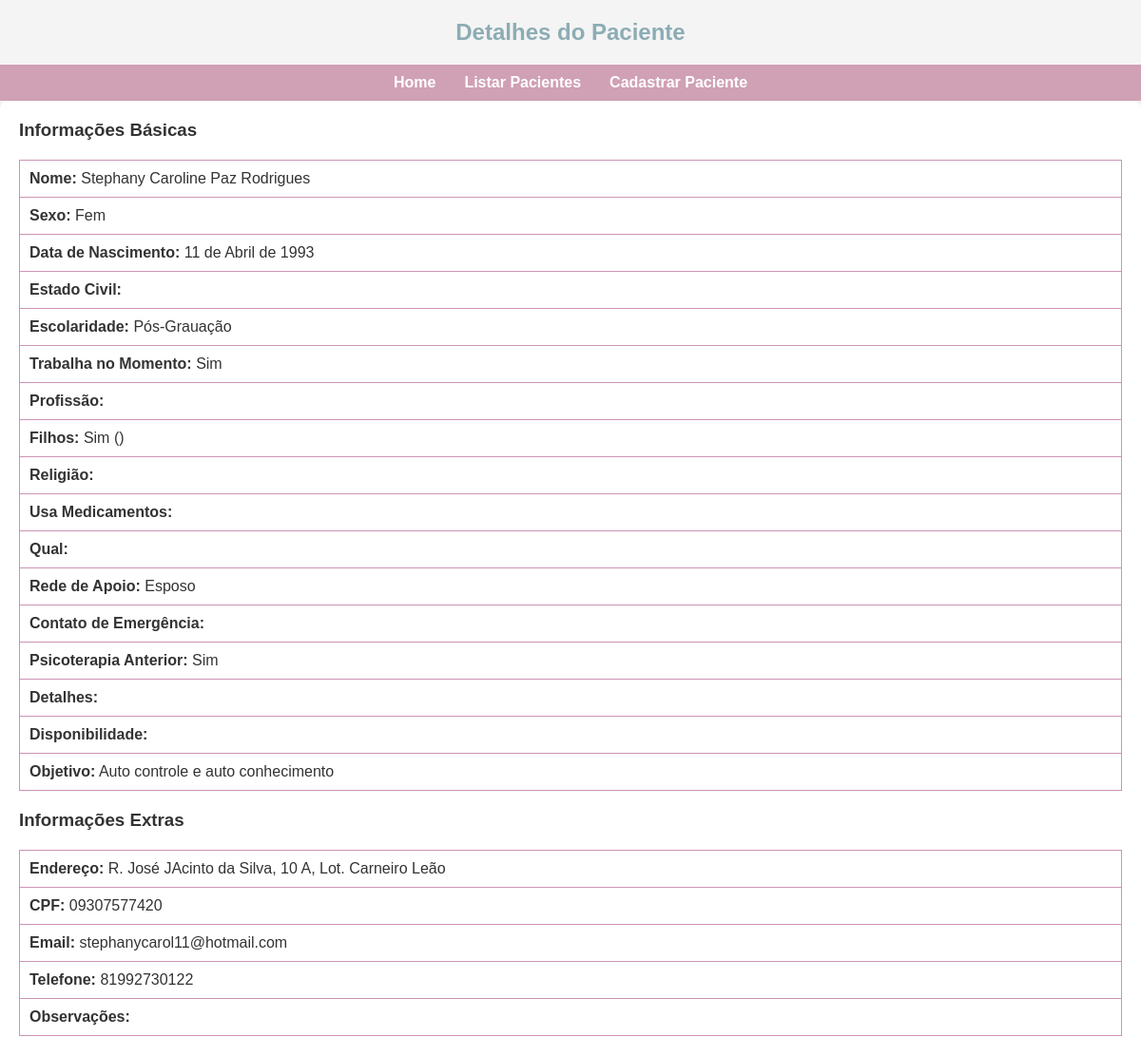
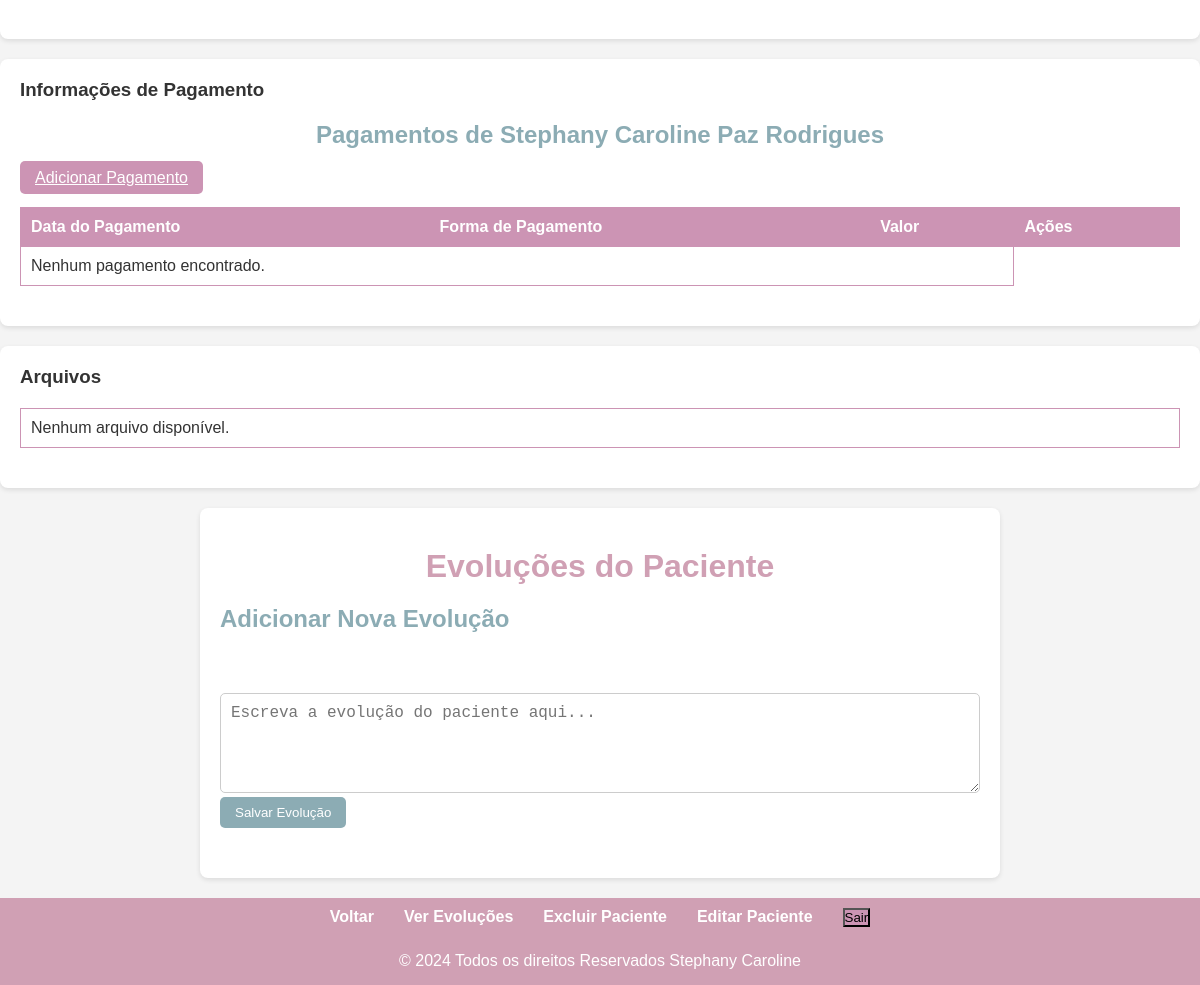
/pacientes/pacientes/33/ (signed in), run on the app's committed database (2 pictures, top to bottom).
### pacientes/models.py (models this page shows, shortened)
class Paciente(models.Model):
    usuario = models.ForeignKey(User, on_delete=models.CASCADE)  # Vincula ao usuário
    nome = models.CharField(max_length=100)
    telefone = models.CharField(max_length=15)
    endereco = models.CharField(max_length=255)
    data_de_nascimento = models.DateField(null=True, blank=True)
    cpf = models.CharField(max_length=11, unique=True)
    sexo = models.CharField(max_length=10, choices=[('Masc', 'Masculino'), ('Fem', 'Feminino'), ('O', 'Outro')])
    email = models.EmailField()
    estado_Civil = models.CharField(max_length=255, choices=[('Não Informado', 'Não Informado'), ('Casado(a)', 'Casado(a)'), ('Solteiro(a)', 'Solteiro(a)'), ('Divorciado(a)', 'Divorciado(a)'), ('Viúvo(a)', 'Viúvo(a)')])
    filhos = models.CharField(max_length=10, choices=[('Sim', 'Sim'), ('Não', 'Não')])
    filhos_Quantidade = models.CharField(max_length=10)
    atendimento= models.CharField(max_length=10, choices=[('Sim', 'Sim'), ('Não', 'Não')])
    atendimento_Tipo_Tempo_Motivo = models.CharField(max_length=500)
    religião = models.CharField(max_length=20)
    escolaridade = models.CharField(max_length=255, choices=[('Fundamental', 'Fundamental'), ('Médio', 'Médio'), ('Superior Completo', 'Superior Completo'), ('Superior incompleto', 'Superior incompleto'), ('Pós-Grauação', 'Pós-Graduação'), ('Mestrado', 'Mestrado'), ('Dotourado', 'Dotourado')])
    trabalha_no_momento = models.CharField(max_length=10, choices=[('Sim', 'Sim'), ('Não', 'Não')])
    profissão = models.CharField(max_length=50)
    toma_Algum_Medicamento =models.CharField(max_length=10, choices=[('Sim', 'Sim'), ('Não', 'Não')])
    qual_Medicamento =  models.CharField(max_length=100)
    Disponibilidade = models.CharField(max_length=100)
    rede_de_apoio = models.CharField(max_length=255)
    contato_de_emergência = models.CharField(max_length=100)
    motivo_e_objetivo = models.CharField(max_length=500)
    observações = models.CharField(max_length=1000)
    usuario = models.ForeignKey(User, on_delete=models.CASCADE, related_name='pacientes')

### pacientes/views.py (the view)
# urls.py: path('pacientes/<int:pk>/', views.detalhes_paciente, name='detalhes_paciente'),
@login_required
def detalhes_paciente(request, pk):
    paciente = get_object_or_404(Paciente, id=pk)
    pagamentos = Pagamento.objects.filter(paciente=paciente)  # Obtenha todos os pagamentos
    return render(request, 'pacientes/detalhes_paciente.html', {'paciente': paciente, 'pagamentos': pagamentos})

### pacientes/templates/pacientes/detalhes_paciente.html (shortened to what this page needs)
{% load static %}
<!DOCTYPE html>
<html lang="pt-br">
<head>
    <link rel="stylesheet" type="text/css" href="{% static 'css/detalhes.css' %}">
</head>
<body class="homepage">
    <h2>Detalhes do Paciente</h2>
    <nav>
        <ul class="nav-links">
            <li><a href="{% url 'homepage' %}">Home</a></li>
            <li><a href="{% url 'listar_pacientes' %}">Listar Pacientes</a></li>
            <li><a href="{% url 'cadastrar_paciente' %}">Cadastrar Paciente</a></li>
        </ul>
    </nav>
    <section class="patient-info">
        <h3>Informações Básicas</h3>
        <table class="info-table">
            <tbody>
                <tr><td><strong>Nome:</strong> {{ paciente.nome }}</td></tr>
                <tr><td><strong>Sexo:</strong> {{ paciente.sexo }}</td></tr>
                <tr><td><strong>Data de Nascimento:</strong> {{ paciente.data_de_nascimento }}</td></tr>
                <tr><td><strong>Estado Civil:</strong> {{ paciente.estado_civil }}</td></tr>
                <tr><td><strong>Escolaridade:</strong> {{ paciente.escolaridade }}</td></tr>
                <tr><td><strong>Trabalha no Momento:</strong> {{ paciente.trabalha_no_momento }}</td></tr>
                <tr><td><strong>Profissão:</strong> {{ paciente.profissao }}</td></tr>
                <tr><td><strong>Filhos:</strong> {{ paciente.filhos }} ({{ paciente.filhos_quantidade }})</td></tr>
                <tr><td><strong>Religião:</strong> {{ paciente.religiao }}</td></tr>
                <tr><td><strong>Usa Medicamentos:</strong> {{ paciente.toma_algum_medicamento }}</td></tr>
                <tr><td><strong>Qual:</strong> {{ paciente.qual_medicamento }}</td></tr>
                <tr><td><strong>Rede de Apoio:</strong> {{ paciente.rede_de_apoio }}</td></tr>
                <tr><td><strong>Contato de Emergência:</strong> {{ paciente.contato_de_emergencia }}</td></tr>
                <tr><td><strong>Psicoterapia Anterior:</strong> {{ paciente.atendimento }}</td></tr>
                <tr><td><strong>Detalhes:</strong> {{ paciente.atendimento_tipo_tempo_motivo }}</td></tr>
                <tr><td><strong>Disponibilidade:</strong> {{ paciente.disponibilidade }}</td></tr>
                <tr><td><strong>Objetivo:</strong> {{ paciente.motivo_e_objetivo }}</td></tr>
            </tbody>
        </table>
        <h3>Informações Extras</h3>
        <table class="info-table">
            <tbody>
                <tr><td><strong>Endereço:</strong> {{ paciente.endereco }}</td></tr>
                <tr><td><strong>CPF:</strong> {{ paciente.cpf }}</td></tr>
                <tr><td><strong>Email:</strong> {{ paciente.email }}</td></tr>
                <tr><td><strong>Telefone:</strong> {{ paciente.telefone }}</td></tr>
                <tr><td><strong>Observações:</strong> {{ paciente.observacoes }}</td></tr>
            </tbody>
        </table>
    </section>
    <section class="payment-info">
        <h3>Informações de Pagamento</h3>
        <div class="pagamento-area">
            <h2>Pagamentos de {{ paciente.nome }}</h2>
            {% if paciente.id %}
            <a href="{% url 'adicionar_pagamento' paciente.id %}" class="btn btn-primary">Adicionar Pagamento</a>
        {% else %}
            <p>Paciente não encontrado.</p>
        {% endif %}
            <table class="info-table">
                <thead>
                    <tr>
                        <th>Data do Pagamento</th>
                        <th>Forma de Pagamento</th>
                        <th>Valor</th>
                        <th>Ações</th>
                    </tr>
                </thead>
                <tbody>
                    {% for pagamento in pagamentos %}
                        <tr>
                            <td>{{ pagamento.data_pagamento|date:"d/m/Y" }}</td>
                            <td>{{ pagamento.forma_pagamento }}</td>
                            <td><strong>R$ </strong>{{ pagamento.valor }}</td>
                            <td>
                                <form action="{% url 'excluir_pagamento' paciente.id pagamento.id %}" method="post" style="display:inline;">
                                    {% csrf_token %}
                                    <button class="btn" type="submit" onclick="return confirm('Tem certeza que deseja excluir este pagamento?');">Excluir Pagamento</button>
                                </form>
                            </td>
                        </tr>
                    {% empty %}
                        <tr>
                            <td colspan="3">Nenhum pagamento encontrado.</td>
                        </tr>
                    {% endfor %}
                </tbody>
            </table>
        </div>
    </section>
    <section class="files-section">
        <h3>Arquivos</h3>
        <table class="info-table">
            <tbody>
                {% for arquivo in paciente.arquivos.all %}
                    <tr>
                        <td>
                            <a href="{{ arquivo.arquivo.url }}">{{ arquivo.arquivo.name }}</a>
                            <form action="{% url 'excluir_arquivo' paciente.pk arquivo.pk %}" method="post" style="display:inline;">
                                {% csrf_token %}
                                <button class="btn" type="submit" onclick="return confirm('Tem certeza que deseja excluir este arquivo?');">Excluir</button>
                            </form>
                        </td>
                    </tr>
                {% empty %}
                    <tr><td>Nenhum arquivo disponível.</td></tr>
                {% endfor %}
            </tbody>
        </table>
    </section>
    <section class="evolucao-container">
        <h2>Evoluções do Paciente</h2>
        <div class="nova-evolucao">
            <h3>Adicionar Nova Evolução</h3>
            <form action="{% url 'adicionar_evolucao' paciente.id %}" method="post">
                <textarea name="conteudo" placeholder="Escreva a evolução do paciente aqui..." required></textarea>
                <button type="submit" class="btn">Salvar Evolução</button>
            </form>
        </div>
    </section>
    <nav class="bottom-nav">
        <ul class="nav-links">
            <li><a href="{% url 'listar_pacientes' %}">Voltar</a></li>
            <li><a href="{% url 'evolucoes' paciente.id %}">Ver Evoluções</a></li>
            <li><a href="{% url 'excluir_paciente' paciente.id %}">Excluir Paciente</a></li>
            <li><a href="{% url 'editar_paciente' paciente.id %}">Editar Paciente</a></li>
            <li>
                <form action="{% url 'logout' %}" method="post" style="display: inline;">
                    <button class="btt" type="submit">Sair</button>
                </form>
            </li>
        </ul>
    </nav>
    <footer>
        <p>&copy; 2024 Todos os direitos Reservados Stephany Caroline</p>
    </footer>
</body>
</html>

### static/css/detalhes.css (style rules this page uses)
* { margin: 0; padding: 0; box-sizing: border-box; }
body { font-family: Arial, sans-serif; background-color: #f4f4f4; color: #333; }
h2 { color: #8cacb4; text-align: center; margin: 20px 0; }
nav { background-color: #d0a0b4; padding: 10px 0; }
.nav-links { list-style-type: none; display: flex; justify-content: center; }
.nav-links li { margin: 0 15px; }
.nav-links a { text-decoration: none; color: white; font-weight: bold; }
.info-table { width: 100%; border-collapse: collapse; margin: 20px 0; }
.info-table th, .info-table td { border: 1px solid #cc94b4; padding: 10px; text-align: left; }
.info-table th { background-color: #cc94b4; color: white; }
.btt { background-color: #cc94b4; }
.btn { background-color: #8cacb4; color: white; border: none; padding: 8px 15px; cursor: pointer; border-radius: 5px; transition: background-color 0.3s; }
.btn-primary { background-color: #cc94b4; }
.patient-info, .payment-info, .files-section, .evolucao-container { background-color: white; padding: 20px; border-radius: 8px; box-shadow: 0 2px 5px rgba(0, 0, 0, 0.1); margin-bottom: 20px; }
.evolucao-container { max-width: 800px; margin: 20px auto; padding: 20px; }
.evolucao-container h2 { color: #d0a0b4; font-size: 2rem; text-align: center; margin-bottom: 20px; }
.nova-evolucao { margin-bottom: 30px; }
.nova-evolucao h3 { font-size: 1.5rem; color: #8cacb4; margin-bottom: 10px; }
textarea { width: 100%; min-height: 100px; margin-top: 50px; padding: 10px; border: 1px solid #ccc; border-radius: 5px; font-size: 1rem; resize: vertical; transition: border-color 0.3s ease; }
.files-section h3 { margin-bottom: 15px; }
footer { text-align: center; padding: 15px 0; background-color: #d0a0b4; color: white; position: relative; bottom: 0; width: 100%; }

### data on the page
Paciente: nome "Stephany Caroline Paz Rodrigues", sexo "Fem", data_de_nascimento "11 de Abril de 1993", escolaridade "Pós-Grauação", trabalha_no_momento "Sim", filhos "Sim", rede_de_apoio "Esposo", atendimento "Sim", motivo_e_objetivo "Auto controle e auto conhecimento", endereco "R. José JAcinto da Silva, 10 A, Lot. Carneiro Leão", cpf "09307577420", email "stephanycarol11@hotmail.com", telefone "81992730122"
